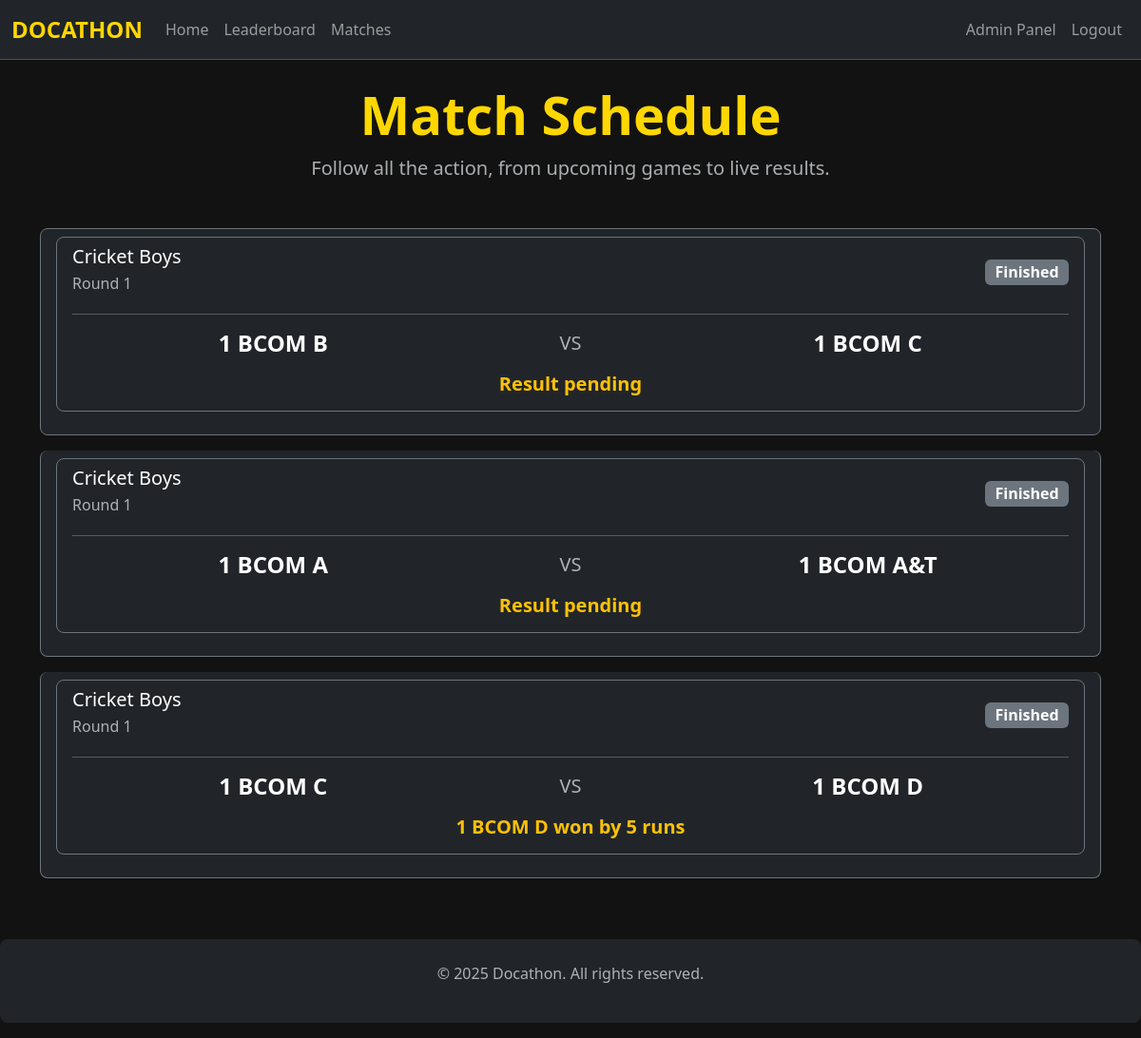
The app's page /matches (signed in) with its own data.
### tables this page shows
CREATE TABLE matches (
    id INTEGER PRIMARY KEY AUTOINCREMENT,
    sport_id INTEGER NOT NULL,
    class1_id INTEGER NOT NULL,
    class2_id INTEGER NOT NULL,
    -- The ID of the winning class. NULL if match is not completed.
    winner_id INTEGER,
    -- Flexible text field for custom score formats (e.g., "2-1", "150/7", "21-18, 21-19")
    result_details TEXT,
    -- Status of the match
    status TEXT NOT NULL DEFAULT 'UPCOMING' CHECK(status IN ('UPCOMING', 'LIVE', 'COMPLETED')),
    -- Storing datetime as ISO 8601 string ("YYYY-MM-DD HH:MM:SS")
    match_time TEXT NOT NULL,
    notes TEXT, live_match_state TEXT, round_id INTEGER,
    FOREIGN KEY (sport_id) REFERENCES sports (id),
    FOREIGN KEY (class1_id) REFERENCES classes (id),
    FOREIGN KEY (class2_id) REFERENCES classes (id),
    FOREIGN KEY (winner_id) REFERENCES classes (id)
);

CREATE TABLE sports (
    id INTEGER PRIMARY KEY AUTOINCREMENT,
    name TEXT NOT NULL UNIQUE,
    -- 1 for sports with scores (Football), 0 for result-only (Chess)
    has_scores INTEGER NOT NULL CHECK(has_scores IN (0, 1))
);

CREATE TABLE rounds (
                id INTEGER PRIMARY KEY AUTOINCREMENT,
                sport_id INTEGER NOT NULL,
                name TEXT NOT NULL,
                round_type TEXT NOT NULL CHECK(round_type IN ('GROUP', 'KNOCKOUT', 'QUARTER_FINAL', 'SEMI_FINAL', 'FINAL')),
                FOREIGN KEY (sport_id) REFERENCES sports (id)
            );

CREATE TABLE classes (
    id INTEGER PRIMARY KEY AUTOINCREMENT,
    name TEXT NOT NULL UNIQUE
);

### app.py (the view)
@app.route('/matches')
def matches():
    conn = get_db_connection()
    query = """
        SELECT
            m.id,
            m.status,
            m.result_details,
            m.match_time,
            s.name AS sport_name,
            r.name AS round_name,
            c1.name AS class1_name,
            c2.name AS class2_name
        FROM matches m
        JOIN sports s ON m.sport_id = s.id
        JOIN rounds r ON m.round_id = r.id
        JOIN classes c1 ON m.class1_id = c1.id
        JOIN classes c2 ON m.class2_id = c2.id
        ORDER BY m.match_time ASC
    """
    all_matches = conn.execute(query).fetchall()
    conn.close()
    return render_template('public/matches.html', all_matches=all_matches, page_title="Match Schedule")

### utils/db.py (called while the page is built)
def get_db_connection():
    conn = sqlite3.connect(DB_PATH)
    conn.row_factory = sqlite3.Row
    return conn

### templates/public/matches.html
{% extends "base.html" %}
{% block content %}
<div class="text-center mb-5">
    <h1 class="display-4 fw-bold docathon-brand">Match Schedule</h1>
    <p class="lead text-muted">Follow all the action, from upcoming games to live results.</p>
</div>
<div class="list-group">
    {% for match in all_matches %}
    <a href="{{ url_for('match_details', match_id=match.id) }}" class="list-group-item list-group-item-action bg-dark text-white border-secondary mb-3 rounded-3 text-decoration-none">
    <div class="list-group-item list-group-item-action bg-dark text-white border-secondary mb-3 rounded-3">
        <div class="d-flex w-100 justify-content-between align-items-center">
            <div>
                <h5 class="mb-1">{{ match.sport_name }}</h5>
                <p class="mb-1 text-muted">{{ match.round_name }}</p>
            </div>
            {% if match.status == 'LIVE' %}
                <span class="badge text-bg-danger fs-6">LIVE</span>
            {% elif match.status == 'COMPLETED' %}
                <span class="badge text-bg-secondary fs-6">Finished</span>
            {% else %}
                 <span class="badge text-bg-info fs-6">Upcoming</span>
            {% endif %}
        </div>
        <hr>
        <div class="row align-items-center text-center my-3">
            <div class="col-5">
                <span class="h4 fw-semibold">{{ match.class1_name }}</span>
            </div>
            <div class="col-2">
                <span class="h5 text-muted">VS</span>
            </div>
            <div class="col-5">
                <span class="h4 fw-semibold">{{ match.class2_name }}</span>
            </div>
        </div>
        <div class="text-center">
            {% if match.status == 'COMPLETED' or match.status == 'LIVE' %}
                <p class="h5 fw-bold text-warning">{{ match.result_details or 'Result pending' }}</p>
            {% else %}
                <p class="text-info">{{ match.match_time | replace('T', ' at ') }}</p>
            {% endif %}
        </div>
    </div>
    {% else %}
    <p class="text-center">No matches have been scheduled yet.</p>
    {% endfor %}
</div>
{% endblock %}

### static/css/style.css (style rules this page uses)
body { background-color: #121212 !important; }
.docathon-brand, .btn-warning { color: #FFD700; font-weight: bold; }

### records on screen
matches: sport_name "Cricket Boys", round_name "Round 1", status "Finished", class1_name "1 BCOM B", class2_name "1 BCOM C", result_details "Result pending"
matches: sport_name "Cricket Boys", round_name "Round 1", status "Finished", class1_name "1 BCOM A", class2_name "1 BCOM A&T", result_details "Result pending"
matches: sport_name "Cricket Boys", round_name "Round 1", status "Finished", class1_name "1 BCOM C", class2_name "1 BCOM D", result_details "1 BCOM D won by 5 runs"
